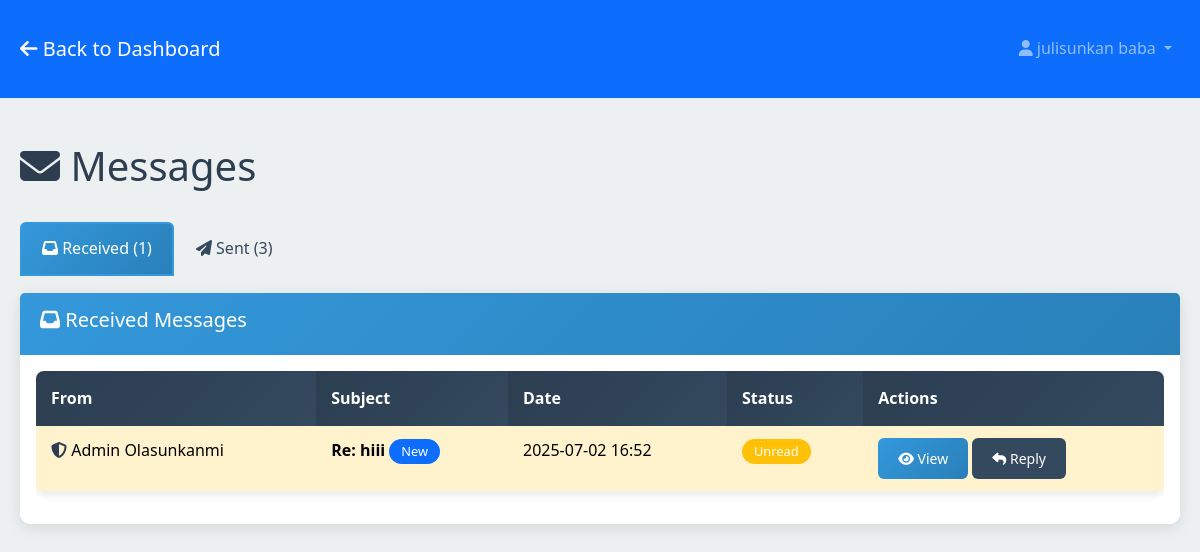
Screenshot of /messages (signed in) with the database file from the repository.
### models.py (models this page shows, shortened)
class User(db.Model):
    id = db.Column(db.Integer, primary_key=True)
    username = db.Column(db.String(80), unique=True, nullable=False)
    email = db.Column(db.String(120), unique=True, nullable=False)
    password_hash = db.Column(db.String(255), nullable=False)
    first_name = db.Column(db.String(100), nullable=False)
    last_name = db.Column(db.String(100), nullable=False)
    is_admin = db.Column(db.Boolean, default=False)
    is_verified = db.Column(db.Boolean, default=False)
    verification_token = db.Column(db.String(100), nullable=True)
    reset_token = db.Column(db.String(100), nullable=True)
    reset_token_expires = db.Column(db.DateTime, nullable=True)
    created_at = db.Column(db.DateTime, default=datetime.utcnow)
    last_login = db.Column(db.DateTime, nullable=True)
    pdf_codes = db.relationship('UserPDFCode', foreign_keys='UserPDFCode.user_id', backref='user', lazy=True, cascade='all, delete-orphan')
    pdf_requests = db.relationship('PDFRequest', backref='user', lazy=True, cascade='all, delete-orphan')
    sent_messages = db.relationship('Message', foreign_keys='Message.sender_id', backref='sender', lazy=True, cascade='all, delete-orphan')
    received_messages = db.relationship('Message', foreign_keys='Message.recipient_id', backref='recipient', lazy=True, cascade='all, delete-orphan')
    uploaded_pdfs = db.relationship('UserPDFCode', foreign_keys='UserPDFCode.uploaded_by_admin_id', backref='uploader', lazy=True)

class Message(db.Model):
    id = db.Column(db.Integer, primary_key=True)
    sender_id = db.Column(db.Integer, db.ForeignKey('user.id', ondelete='CASCADE'), nullable=False)
    recipient_id = db.Column(db.Integer, db.ForeignKey('user.id', ondelete='CASCADE'), nullable=False)
    subject = db.Column(db.String(200), nullable=False)
    content = db.Column(db.Text, nullable=False)  # Allows HTML content
    is_read = db.Column(db.Boolean, default=False)
    created_at = db.Column(db.DateTime, default=datetime.utcnow)
    parent_message_id = db.Column(db.Integer, db.ForeignKey('message.id', ondelete='CASCADE'), nullable=True)
    replies = db.relationship('Message', backref=db.backref('parent', remote_side=[id]), lazy=True)

### app.py (the view)
@app.route('/messages')
@login_required
def messages():
    user = User.query.get(session['user_id'])
    sent_messages = Message.query.filter_by(sender_id=user.id).order_by(Message.created_at.desc()).all()
    received_messages = Message.query.filter_by(recipient_id=user.id).order_by(Message.created_at.desc()).all()
    return render_template('messages/messages.html',
                         user=user,
                         sent_messages=sent_messages,
                         received_messages=received_messages)

### app.py (called while the page is built)
def login_required(f):
    @wraps(f)
    def decorated_function(*args, **kwargs):
        if 'user_id' not in session:
            flash('Please log in to access this page.', 'error')
            return redirect(url_for('login'))
        return f(*args, **kwargs)
    return decorated_function

### templates/messages/messages.html (shortened to what this page needs)
<!DOCTYPE html>
<html lang="en">
<head>
    <link href="https://cdn.jsdelivr.net/npm/bootstrap@5.3.0/dist/css/bootstrap.min.css" rel="stylesheet">
    <link rel="stylesheet" href="https://cdnjs.cloudflare.com/ajax/libs/font-awesome/6.4.0/css/all.min.css">
    <link rel="stylesheet" href="{{ url_for('static', filename='css/style.css') }}">
</head>
<body>
    <nav class="navbar navbar-expand-lg navbar-dark bg-primary">
        <div class="container">
            <a class="navbar-brand" href="{{ url_for('dashboard') }}">
                <i class="fas fa-arrow-left"></i> Back to Dashboard
            </a>
            <div class="navbar-nav ms-auto">
                <div class="nav-item dropdown">
                    <a class="nav-link dropdown-toggle" href="#" id="navbarDropdown" role="button" data-bs-toggle="dropdown">
                        <i class="fas fa-user"></i> {{ user.first_name }} {{ user.last_name }}
                    </a>
                </div>
            </div>
        </div>
    </nav>
    <div class="container mt-4">
        <div class="row">
            <div class="col-12">
                <div class="d-flex justify-content-between align-items-center mb-4">
                    <h1><i class="fas fa-envelope"></i> Messages</h1>
                </div>
            </div>
        </div>
        <ul class="nav nav-tabs" id="messageTabs">
            <li class="nav-item">
                <a class="nav-link active" id="received-tab" data-bs-toggle="tab" href="#received">
                    <i class="fas fa-inbox"></i> Received ({{ received_messages|length }})
                </a>
            </li>
            <li class="nav-item">
                <a class="nav-link" id="sent-tab" data-bs-toggle="tab" href="#sent">
                    <i class="fas fa-paper-plane"></i> Sent ({{ sent_messages|length }})
                </a>
            </li>
        </ul>
        <div class="tab-content mt-3">
            <div class="tab-pane fade show active" id="received">
                <div class="card">
                    <div class="card-header">
                        <h5><i class="fas fa-inbox"></i> Received Messages</h5>
                    </div>
                    <div class="card-body">
                        {% if received_messages %}
                        <div class="table-responsive">
                            <table class="table table-hover">
                                <thead>
                                    <tr>
                                        <th>From</th>
                                        <th>Subject</th>
                                        <th>Date</th>
                                        <th>Status</th>
                                        <th>Actions</th>
                                    </tr>
                                </thead>
                                <tbody>
                                    {% for message in received_messages %}
                                    <tr class="{% if not message.is_read %}table-warning{% endif %}">
                                        <td>
                                            {% if message.sender.is_admin %}
                                            <i class="fas fa-shield-alt text-primary"></i>
                                            {% endif %}
                                            {{ message.sender.first_name }} {{ message.sender.last_name }}
                                        </td>
                                        <td>
                                            <strong>{{ message.subject }}</strong>
                                            {% if not message.is_read %}
                                            <span class="badge bg-primary">New</span>
                                            {% endif %}
                                        </td>
                                        <td>{{ message.created_at.strftime('%Y-%m-%d %H:%M') }}</td>
                                        <td>
                                            {% if message.is_read %}
                                            <span class="badge bg-success">Read</span>
                                            {% else %}
                                            <span class="badge bg-warning">Unread</span>
                                            {% endif %}
                                        </td>
                                        <td>
                                            <button type="button" class="btn btn-sm btn-primary" onclick="viewMessage({{ message.id }}, '{{ message.sender.first_name }} {{ message.sender.last_name }}', '{{ message.subject }}', {{ message.sender.id }}, {{ message.is_read|lower }})">
                                                <i class="fas fa-eye"></i> View
                                            </button>
                                            {% if user.is_admin or message.sender.is_admin %}
                                            <button type="button" class="btn btn-sm btn-secondary" onclick="replyToMessage({{ message.sender.id }}, '{{ message.sender.first_name }} {{ message.sender.last_name }}', 'Re: {{ message.subject }}', {{ message.id }})">
                                                <i class="fas fa-reply"></i> Reply
                                            </button>
                                            {% endif %}
                                        </td>
                                    </tr>
                                    {% endfor %}
                                </tbody>
                            </table>
                        </div>
                        {% else %}
                        <div class="text-center py-4">
                            <i class="fas fa-inbox fa-3x text-muted mb-3"></i>
                            <h5>No messages received</h5>
                            <p class="text-muted">Your received messages will appear here.</p>
                        </div>
                        {% endif %}
                    </div>
                </div>
            </div>
        </div>
    </div>
</body>
</html>

### static/css/style.css (style rules this page uses)
:root { --primary-color: #2c3e50; --secondary-color: #34495e; --accent-color: #3498db; --success-color: #27ae60; --danger-color: #e74c3c; --warning-color: #f39c12; --info-color: #16a085; --light-color: #ecf0f1; --dark-color: #2c3e50; --white: #ffffff; --black: #000000; --gradient-primary: linear-gradient(135deg, #2c3e50 0%, #34495e 100%); --gradient-accent: linear-gradient(135deg, #3498db 0%, #2980b9 100%); }
body { font-family: 'Segoe UI', Tahoma, Geneva, Verdana, sans-serif; background-color: var(--light-color); color: var(--dark-color); line-height: 1.6; margin: 0; padding: 0; }
.container { max-width: 1200px; margin: 0 auto; padding: 20px; }
.card, .document-card { border: none; border-radius: 10px; box-shadow: 0 4px 15px rgba(0, 0, 0, 0.1); margin-bottom: 20px; transition: all 0.3s ease; }
.card-header { background: var(--gradient-accent); color: var(--white); border-bottom: none; border-radius: 10px 10px 0 0; padding: 15px 20px; }
.btn { border-radius: 6px; padding: 10px 20px; font-weight: 500; transition: all 0.3s ease; border: none; }
.btn-primary { background: var(--gradient-accent); color: var(--white); }
.btn-secondary { background: var(--secondary-color); }
.nav-tabs { border-bottom: 2px solid var(--light-color); }
.nav-tabs .nav-link { border-radius: 6px 6px 0 0; border: 2px solid transparent; color: var(--secondary-color); font-weight: 500; padding: 12px 20px; transition: all 0.3s ease; }
.nav-tabs .nav-link.active { background: var(--gradient-accent); border-color: var(--accent-color); color: var(--white); }
.badge { font-size: 0.8em; padding: 6px 12px; border-radius: 20px; font-weight: 500; }
.table { border-radius: 8px; overflow: hidden; box-shadow: 0 2px 8px rgba(0, 0, 0, 0.1); }
.table thead th { background: var(--gradient-primary); color: var(--white); border: none; font-weight: 600; padding: 15px; }
.table tbody td { padding: 12px 15px; border-color: var(--light-color); }
.text-primary { color: var(--primary-color) !important; }

### rows the page displays
User: first_name "julisunkan", last_name "baba"
Message: sender.first_name "Admin", sender.last_name "Olasunkanmi", subject "Re: hiii", is_read "New", created_at "2025-07-02 16:52"

### other values shown
{{ received_messages|length }} "1"
{{ sent_messages|length }} "3"
